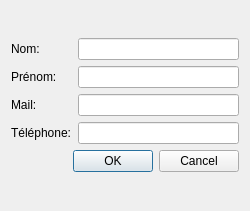
<?xml version="1.0" encoding="UTF-8"?>
<ui version="4.0">
 <class>Dialogmodifier</class>
 <widget class="QDialog" name="Dialogmodifier">
  <property name="geometry">
   <rect>
    <x>0</x>
    <y>0</y>
    <width>250</width>
    <height>211</height>
   </rect>
  </property>
  <property name="windowTitle">
   <string>Dialog</string>
  </property>
  <layout class="QVBoxLayout" name="verticalLayout_4">
   <item>
    <layout class="QVBoxLayout" name="verticalLayout_3">
     <item>
      <layout class="QHBoxLayout" name="horizontalLayout">
       <item>
        <layout class="QVBoxLayout" name="verticalLayout">
         <item>
          <widget class="QLabel" name="label_3">
           <property name="text">
            <string>Nom:</string>
           </property>
          </widget>
         </item>
         <item>
          <widget class="QLabel" name="label">
           <property name="text">
            <string>Prénom:</string>
           </property>
          </widget>
         </item>
         <item>
          <widget class="QLabel" name="label_2">
           <property name="text">
            <string>Mail:</string>
           </property>
          </widget>
         </item>
         <item>
          <widget class="QLabel" name="label_4">
           <property name="text">
            <string>Téléphone:</string>
           </property>
          </widget>
         </item>
        </layout>
       </item>
       <item>
        <layout class="QVBoxLayout" name="verticalLayout_2">
         <item>
          <widget class="QLineEdit" name="lineEditModifNom"/>
         </item>
         <item>
          <widget class="QLineEdit" name="lineEditModifPrenom"/>
         </item>
         <item>
          <widget class="QLineEdit" name="lineEditModifMail"/>
         </item>
         <item>
          <widget class="QLineEdit" name="lineEditModifTel"/>
         </item>
        </layout>
       </item>
      </layout>
     </item>
     <item>
      <widget class="QDialogButtonBox" name="buttonBox">
       <property name="orientation">
        <enum>Qt::Horizontal</enum>
       </property>
       <property name="standardButtons">
        <set>QDialogButtonBox::Cancel|QDialogButtonBox::Ok</set>
       </property>
      </widget>
     </item>
    </layout>
   </item>
  </layout>
 </widget>
 <resources/>
 <connections>
  <connection>
   <sender>buttonBox</sender>
   <signal>accepted()</signal>
   <receiver>Dialogmodifier</receiver>
   <slot>accept()</slot>
   <hints>
    <hint type="sourcelabel">
     <x>248</x>
     <y>254</y>
    </hint>
    <hint type="destinationlabel">
     <x>157</x>
     <y>274</y>
    </hint>
   </hints>
  </connection>
  <connection>
   <sender>buttonBox</sender>
   <signal>rejected()</signal>
   <receiver>Dialogmodifier</receiver>
   <slot>reject()</slot>
   <hints>
    <hint type="sourcelabel">
     <x>316</x>
     <y>260</y>
    </hint>
    <hint type="destinationlabel">
     <x>286</x>
     <y>274</y>
    </hint>
   </hints>
  </connection>
 </connections>
</ui>
